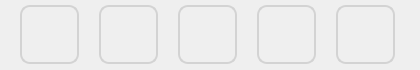
             <widget class="QGroupBox" name="groupBox_3">
              <property name="sizePolicy">
               <sizepolicy hsizetype="Preferred" vsizetype="Preferred">
                <horstretch>40</horstretch>
                <verstretch>0</verstretch>
               </sizepolicy>
              </property>
              <property name="minimumSize">
               <size>
                <width>420</width>
                <height>70</height>
               </size>
              </property>
              <property name="maximumSize">
               <size>
                <width>420</width>
                <height>70</height>
               </size>
              </property>
              <property name="styleSheet">
               <string notr="true">border: none;</string>
              </property>
              <property name="title">
               <string/>
              </property>
              <layout class="QHBoxLayout" name="horizontalLayout">
               <property name="spacing">
                <number>0</number>
               </property>
               <property name="leftMargin">
                <number>0</number>
               </property>
               <property name="topMargin">
                <number>0</number>
               </property>
               <property name="rightMargin">
                <number>0</number>
               </property>
               <property name="bottomMargin">
                <number>0</number>
               </property>
               <item>
                <widget class="QPushButton" name="pushButton_10">
                 <property name="sizePolicy">
                  <sizepolicy hsizetype="Minimum" vsizetype="Fixed">
                   <horstretch>25</horstretch>
                   <verstretch>0</verstretch>
                  </sizepolicy>
                 </property>
                 <property name="minimumSize">
                  <size>
                   <width>59</width>
                   <height>59</height>
                  </size>
                 </property>
                 <property name="maximumSize">
                  <size>
                   <width>59</width>
                   <height>59</height>
                  </size>
                 </property>
                 <property name="styleSheet">
                  <string notr="true">background-image: url(:/image/main_img/yogipass.png);
border: 2px solid lightgray;
border-radius: 10px;</string>
                 </property>
                 <property name="text">
                  <string/>
                 </property>
                </widget>
               </item>
               <item>
                <widget class="QPushButton" name="pushButton_9">
                 <property name="sizePolicy">
                  <sizepolicy hsizetype="Minimum" vsizetype="Fixed">
                   <horstretch>25</horstretch>
                   <verstretch>0</verstretch>
                  </sizepolicy>
                 </property>
                 <property name="minimumSize">
                  <size>
                   <width>59</width>
                   <height>59</height>
                  </size>
                 </property>
                 <property name="maximumSize">
                  <size>
                   <width>59</width>
                   <height>59</height>
                  </size>
                 </property>
                 <property name="styleSheet">
                  <string notr="true">border: 2px solid lightgray;
border-radius: 10px;
background-image: url(:/image/main_img/pojang2.png);</string>
                 </property>
                 <property name="text">
                  <string/>
                 </property>
                </widget>
               </item>
               <item>
                <widget class="QPushButton" name="pushButton_8">
                 <property name="sizePolicy">
                  <sizepolicy hsizetype="Minimum" vsizetype="Fixed">
                   <horstretch>25</horstretch>
                   <verstretch>0</verstretch>
                  </sizepolicy>
                 </property>
                 <property name="minimumSize">
                  <size>
                   <width>59</width>
                   <height>59</height>
                  </size>
                 </property>
                 <property name="maximumSize">
                  <size>
                   <width>59</width>
                   <height>59</height>
                  </size>
                 </property>
                 <property name="styleSheet">
                  <string notr="true">background-image: url(:/image/main_img/gs_h.png);
border: 2px solid lightgray;
border-radius: 10px;</string>
                 </property>
                 <property name="text">
                  <string/>
                 </property>
                </widget>
               </item>
               <item>
                <widget class="QPushButton" name="pushButton_7">
                 <property name="sizePolicy">
                  <sizepolicy hsizetype="Minimum" vsizetype="Fixed">
                   <horstretch>25</horstretch>
                   <verstretch>0</verstretch>
                  </sizepolicy>
                 </property>
                 <property name="minimumSize">
                  <size>
                   <width>59</width>
                   <height>59</height>
                  </size>
                 </property>
                 <property name="maximumSize">
                  <size>
                   <width>59</width>
                   <height>59</height>
                  </size>
                 </property>
                 <property name="styleSheet">
                  <string notr="true">background-image: url(:/image/main_img/yo_p.png);
border: 2px solid lightgray;
border-radius: 10px;</string>
                 </property>
                 <property name="text">
                  <string/>
                 </property>
                </widget>
               </item>
               <item>
                <widget class="QPushButton" name="pushButton_6">
                 <property name="sizePolicy">
                  <sizepolicy hsizetype="Minimum" vsizetype="Fixed">
                   <horstretch>25</horstretch>
                   <verstretch>0</verstretch>
                  </sizepolicy>
                 </property>
                 <property name="minimumSize">
                  <size>
                   <width>59</width>
                   <height>59</height>
                  </size>
                 </property>
                 <property name="maximumSize">
                  <size>
                   <width>59</width>
                   <height>59</height>
                  </size>
                 </property>
                 <property name="styleSheet">
                  <string notr="true">background-image: url(:/image/main_img/gift.png);
border: 2px solid lightgray;
border-radius: 10px;</string>
                 </property>
                 <property name="text">
                  <string/>
                 </property>
                </widget>
               </item>
              </layout>
             </widget>
